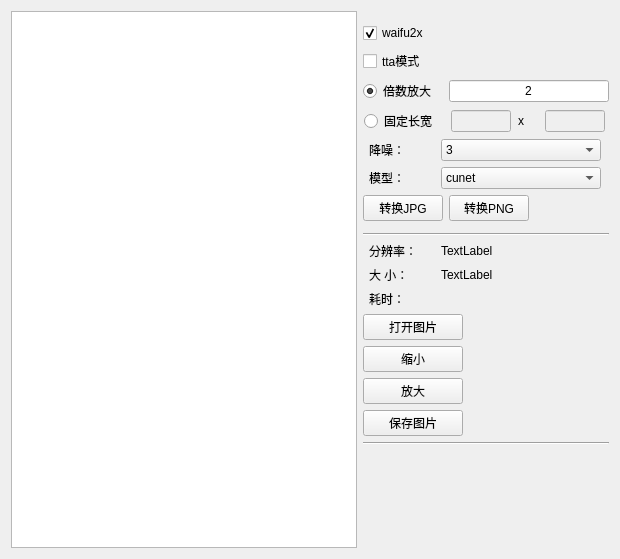
<?xml version="1.0" encoding="UTF-8"?>
<ui version="4.0">
 <class>Img</class>
 <widget class="QWidget" name="Img">
  <property name="geometry">
   <rect>
    <x>0</x>
    <y>0</y>
    <width>620</width>
    <height>559</height>
   </rect>
  </property>
  <property name="windowTitle">
   <string>Form</string>
  </property>
  <layout class="QGridLayout" name="gridLayout">
   <item row="0" column="0">
    <widget class="QGraphicsView" name="graphicsView"/>
   </item>
   <item row="0" column="1">
    <layout class="QVBoxLayout" name="verticalLayout">
     <item>
      <widget class="Line" name="line_3">
       <property name="orientation">
        <enum>Qt::Vertical</enum>
       </property>
      </widget>
     </item>
     <item>
      <layout class="QVBoxLayout" name="verticalLayout_2">
       <item>
        <widget class="Line" name="line_5">
         <property name="orientation">
          <enum>Qt::Vertical</enum>
         </property>
        </widget>
       </item>
       <item>
        <widget class="QCheckBox" name="checkBox">
         <property name="maximumSize">
          <size>
           <width>100</width>
           <height>16777215</height>
          </size>
         </property>
         <property name="text">
          <string>waifu2x</string>
         </property>
         <property name="checked">
          <bool>true</bool>
         </property>
        </widget>
       </item>
       <item>
        <widget class="QCheckBox" name="ttaModel">
         <property name="maximumSize">
          <size>
           <width>70</width>
           <height>16777215</height>
          </size>
         </property>
         <property name="toolTip">
          <string>画质提升，耗时增加</string>
         </property>
         <property name="text">
          <string>tta模式</string>
         </property>
        </widget>
       </item>
       <item>
        <layout class="QHBoxLayout" name="horizontalLayout_3">
         <item>
          <widget class="QRadioButton" name="scaleRadio">
           <property name="maximumSize">
            <size>
             <width>80</width>
             <height>16777215</height>
            </size>
           </property>
           <property name="text">
            <string>倍数放大</string>
           </property>
           <property name="checked">
            <bool>true</bool>
           </property>
           <attribute name="buttonGroup">
            <string notr="true">buttonGroup_2</string>
           </attribute>
          </widget>
         </item>
         <item>
          <widget class="QLineEdit" name="scaleEdit">
           <property name="maximumSize">
            <size>
             <width>160</width>
             <height>16777215</height>
            </size>
           </property>
           <property name="text">
            <string>2</string>
           </property>
           <property name="alignment">
            <set>Qt::AlignCenter</set>
           </property>
          </widget>
         </item>
        </layout>
       </item>
       <item>
        <layout class="QHBoxLayout" name="horizontalLayout_4">
         <item>
          <widget class="QRadioButton" name="heighRadio">
           <property name="maximumSize">
            <size>
             <width>80</width>
             <height>16777215</height>
            </size>
           </property>
           <property name="text">
            <string>固定长宽</string>
           </property>
           <attribute name="buttonGroup">
            <string notr="true">buttonGroup_2</string>
           </attribute>
          </widget>
         </item>
         <item>
          <widget class="QLineEdit" name="widthEdit">
           <property name="enabled">
            <bool>false</bool>
           </property>
           <property name="maximumSize">
            <size>
             <width>60</width>
             <height>16777215</height>
            </size>
           </property>
           <property name="alignment">
            <set>Qt::AlignCenter</set>
           </property>
          </widget>
         </item>
         <item>
          <widget class="QLabel" name="label_2">
           <property name="maximumSize">
            <size>
             <width>20</width>
             <height>16777215</height>
            </size>
           </property>
           <property name="text">
            <string>x</string>
           </property>
          </widget>
         </item>
         <item>
          <widget class="QLineEdit" name="heighEdit">
           <property name="enabled">
            <bool>false</bool>
           </property>
           <property name="maximumSize">
            <size>
             <width>60</width>
             <height>16777215</height>
            </size>
           </property>
           <property name="alignment">
            <set>Qt::AlignCenter</set>
           </property>
          </widget>
         </item>
        </layout>
       </item>
       <item>
        <layout class="QHBoxLayout" name="horizontalLayout_5">
         <item>
          <widget class="QLabel" name="label_4">
           <property name="maximumSize">
            <size>
             <width>60</width>
             <height>16777215</height>
            </size>
           </property>
           <property name="text">
            <string>降噪：</string>
           </property>
          </widget>
         </item>
         <item>
          <widget class="QComboBox" name="noiseCombox">
           <property name="maximumSize">
            <size>
             <width>160</width>
             <height>16777215</height>
            </size>
           </property>
           <item>
            <property name="text">
             <string>3</string>
            </property>
           </item>
           <item>
            <property name="text">
             <string>2</string>
            </property>
           </item>
           <item>
            <property name="text">
             <string>1</string>
            </property>
           </item>
           <item>
            <property name="text">
             <string>0</string>
            </property>
           </item>
           <item>
            <property name="text">
             <string>-1</string>
            </property>
           </item>
          </widget>
         </item>
        </layout>
       </item>
       <item>
        <layout class="QHBoxLayout" name="horizontalLayout_6">
         <item>
          <widget class="QLabel" name="label_5">
           <property name="maximumSize">
            <size>
             <width>60</width>
             <height>16777215</height>
            </size>
           </property>
           <property name="text">
            <string>模型：</string>
           </property>
          </widget>
         </item>
         <item>
          <widget class="QComboBox" name="comboBox">
           <property name="maximumSize">
            <size>
             <width>160</width>
             <height>16777215</height>
            </size>
           </property>
           <item>
            <property name="text">
             <string>cunet</string>
            </property>
           </item>
           <item>
            <property name="text">
             <string>photo</string>
            </property>
           </item>
           <item>
            <property name="text">
             <string>anime_style_art_rgb</string>
            </property>
           </item>
          </widget>
         </item>
        </layout>
       </item>
       <item>
        <layout class="QHBoxLayout" name="horizontalLayout_7">
         <item>
          <widget class="QPushButton" name="changeJpg">
           <property name="maximumSize">
            <size>
             <width>100</width>
             <height>16777215</height>
            </size>
           </property>
           <property name="text">
            <string>转换JPG</string>
           </property>
          </widget>
         </item>
         <item>
          <widget class="QPushButton" name="changePng">
           <property name="maximumSize">
            <size>
             <width>100</width>
             <height>16777215</height>
            </size>
           </property>
           <property name="text">
            <string>转换PNG</string>
           </property>
          </widget>
         </item>
         <item>
          <widget class="QLabel" name="changeLabel">
           <property name="maximumSize">
            <size>
             <width>100</width>
             <height>16777215</height>
            </size>
           </property>
           <property name="text">
            <string/>
           </property>
           <property name="alignment">
            <set>Qt::AlignCenter</set>
           </property>
          </widget>
         </item>
        </layout>
       </item>
       <item>
        <layout class="QHBoxLayout" name="horizontalLayout_11"/>
       </item>
      </layout>
     </item>
     <item>
      <widget class="Line" name="line">
       <property name="orientation">
        <enum>Qt::Vertical</enum>
       </property>
      </widget>
     </item>
     <item>
      <widget class="Line" name="line_4">
       <property name="orientation">
        <enum>Qt::Horizontal</enum>
       </property>
      </widget>
     </item>
     <item>
      <layout class="QVBoxLayout" name="verticalLayout_3">
       <item>
        <layout class="QHBoxLayout" name="horizontalLayout_8">
         <item>
          <widget class="QLabel" name="label_8">
           <property name="maximumSize">
            <size>
             <width>60</width>
             <height>16777215</height>
            </size>
           </property>
           <property name="text">
            <string>分辨率：</string>
           </property>
          </widget>
         </item>
         <item>
          <widget class="QLabel" name="resolutionLabel">
           <property name="maximumSize">
            <size>
             <width>160</width>
             <height>16777215</height>
            </size>
           </property>
           <property name="text">
            <string>TextLabel</string>
           </property>
          </widget>
         </item>
        </layout>
       </item>
       <item>
        <layout class="QHBoxLayout" name="horizontalLayout_9">
         <item>
          <widget class="QLabel" name="label_10">
           <property name="maximumSize">
            <size>
             <width>60</width>
             <height>16777215</height>
            </size>
           </property>
           <property name="text">
            <string>大 小：</string>
           </property>
          </widget>
         </item>
         <item>
          <widget class="QLabel" name="sizeLabel">
           <property name="maximumSize">
            <size>
             <width>160</width>
             <height>16777215</height>
            </size>
           </property>
           <property name="text">
            <string>TextLabel</string>
           </property>
          </widget>
         </item>
        </layout>
       </item>
       <item>
        <layout class="QHBoxLayout" name="horizontalLayout_10">
         <item>
          <widget class="QLabel" name="label_6">
           <property name="maximumSize">
            <size>
             <width>60</width>
             <height>16777215</height>
            </size>
           </property>
           <property name="text">
            <string>耗时：</string>
           </property>
          </widget>
         </item>
         <item>
          <widget class="QLabel" name="tickLabel">
           <property name="maximumSize">
            <size>
             <width>160</width>
             <height>16777215</height>
            </size>
           </property>
           <property name="text">
            <string/>
           </property>
          </widget>
         </item>
        </layout>
       </item>
       <item>
        <widget class="QPushButton" name="oepnButton">
         <property name="maximumSize">
          <size>
           <width>100</width>
           <height>16777215</height>
          </size>
         </property>
         <property name="text">
          <string>打开图片</string>
         </property>
        </widget>
       </item>
       <item>
        <layout class="QHBoxLayout" name="horizontalLayout_2"/>
       </item>
       <item>
        <widget class="QPushButton" name="pushButton_3">
         <property name="maximumSize">
          <size>
           <width>100</width>
           <height>16777215</height>
          </size>
         </property>
         <property name="text">
          <string>缩小</string>
         </property>
        </widget>
       </item>
       <item>
        <widget class="QPushButton" name="pushButton">
         <property name="maximumSize">
          <size>
           <width>100</width>
           <height>16777215</height>
          </size>
         </property>
         <property name="text">
          <string>放大</string>
         </property>
        </widget>
       </item>
       <item>
        <widget class="QPushButton" name="saveButton">
         <property name="maximumSize">
          <size>
           <width>100</width>
           <height>16777215</height>
          </size>
         </property>
         <property name="text">
          <string>保存图片</string>
         </property>
        </widget>
       </item>
      </layout>
     </item>
     <item>
      <widget class="Line" name="line_6">
       <property name="orientation">
        <enum>Qt::Horizontal</enum>
       </property>
      </widget>
     </item>
     <item>
      <spacer name="verticalSpacer">
       <property name="orientation">
        <enum>Qt::Vertical</enum>
       </property>
       <property name="sizeHint" stdset="0">
        <size>
         <width>20</width>
         <height>40</height>
        </size>
       </property>
      </spacer>
     </item>
     <item>
      <widget class="Line" name="line_2">
       <property name="orientation">
        <enum>Qt::Vertical</enum>
       </property>
      </widget>
     </item>
    </layout>
   </item>
  </layout>
 </widget>
 <resources/>
 <connections>
  <connection>
   <sender>checkBox</sender>
   <signal>clicked()</signal>
   <receiver>Img</receiver>
   <slot>SwithPicture()</slot>
   <hints>
    <hint type="sourcelabel">
     <x>366</x>
     <y>38</y>
    </hint>
    <hint type="destinationlabel">
     <x>386</x>
     <y>545</y>
    </hint>
   </hints>
  </connection>
  <connection>
   <sender>saveButton</sender>
   <signal>clicked()</signal>
   <receiver>Img</receiver>
   <slot>SavePicture()</slot>
   <hints>
    <hint type="sourcelabel">
     <x>366</x>
     <y>412</y>
    </hint>
    <hint type="destinationlabel">
     <x>0</x>
     <y>378</y>
    </hint>
   </hints>
  </connection>
  <connection>
   <sender>heighEdit</sender>
   <signal>textChanged(QString)</signal>
   <receiver>Img</receiver>
   <slot>CheckScaleRadio()</slot>
   <hints>
    <hint type="sourcelabel">
     <x>537</x>
     <y>115</y>
    </hint>
    <hint type="destinationlabel">
     <x>386</x>
     <y>545</y>
    </hint>
   </hints>
  </connection>
  <connection>
   <sender>pushButton_3</sender>
   <signal>clicked()</signal>
   <receiver>Img</receiver>
   <slot>ReduceScalePic()</slot>
   <hints>
    <hint type="sourcelabel">
     <x>366</x>
     <y>356</y>
    </hint>
    <hint type="destinationlabel">
     <x>0</x>
     <y>300</y>
    </hint>
   </hints>
  </connection>
  <connection>
   <sender>heighRadio</sender>
   <signal>clicked()</signal>
   <receiver>Img</receiver>
   <slot>CheckScaleRadio()</slot>
   <hints>
    <hint type="sourcelabel">
     <x>363</x>
     <y>113</y>
    </hint>
    <hint type="destinationlabel">
     <x>221</x>
     <y>545</y>
    </hint>
   </hints>
  </connection>
  <connection>
   <sender>ttaModel</sender>
   <signal>clicked()</signal>
   <receiver>Img</receiver>
   <slot>CheckScaleRadio()</slot>
   <hints>
    <hint type="sourcelabel">
     <x>349</x>
     <y>60</y>
    </hint>
    <hint type="destinationlabel">
     <x>386</x>
     <y>545</y>
    </hint>
   </hints>
  </connection>
  <connection>
   <sender>oepnButton</sender>
   <signal>clicked()</signal>
   <receiver>Img</receiver>
   <slot>OpenPicture()</slot>
   <hints>
    <hint type="sourcelabel">
     <x>366</x>
     <y>317</y>
    </hint>
    <hint type="destinationlabel">
     <x>0</x>
     <y>204</y>
    </hint>
   </hints>
  </connection>
  <connection>
   <sender>widthEdit</sender>
   <signal>textChanged(QString)</signal>
   <receiver>Img</receiver>
   <slot>CheckScaleRadio()</slot>
   <hints>
    <hint type="sourcelabel">
     <x>432</x>
     <y>115</y>
    </hint>
    <hint type="destinationlabel">
     <x>250</x>
     <y>545</y>
    </hint>
   </hints>
  </connection>
  <connection>
   <sender>pushButton</sender>
   <signal>clicked()</signal>
   <receiver>Img</receiver>
   <slot>AddScalePic()</slot>
   <hints>
    <hint type="sourcelabel">
     <x>366</x>
     <y>383</y>
    </hint>
    <hint type="destinationlabel">
     <x>232</x>
     <y>406</y>
    </hint>
   </hints>
  </connection>
  <connection>
   <sender>scaleEdit</sender>
   <signal>textChanged(QString)</signal>
   <receiver>Img</receiver>
   <slot>CheckScaleRadio()</slot>
   <hints>
    <hint type="sourcelabel">
     <x>512</x>
     <y>87</y>
    </hint>
    <hint type="destinationlabel">
     <x>386</x>
     <y>545</y>
    </hint>
   </hints>
  </connection>
  <connection>
   <sender>scaleRadio</sender>
   <signal>clicked()</signal>
   <receiver>Img</receiver>
   <slot>CheckScaleRadio()</slot>
   <hints>
    <hint type="sourcelabel">
     <x>363</x>
     <y>85</y>
    </hint>
    <hint type="destinationlabel">
     <x>179</x>
     <y>545</y>
    </hint>
   </hints>
  </connection>
  <connection>
   <sender>comboBox</sender>
   <signal>currentIndexChanged(int)</signal>
   <receiver>Img</receiver>
   <slot>ChangeModel()</slot>
   <hints>
    <hint type="sourcelabel">
     <x>506</x>
     <y>171</y>
    </hint>
    <hint type="destinationlabel">
     <x>386</x>
     <y>335</y>
    </hint>
   </hints>
  </connection>
  <connection>
   <sender>changeJpg</sender>
   <signal>clicked()</signal>
   <receiver>Img</receiver>
   <slot>StartWaifu2x()</slot>
   <hints>
    <hint type="sourcelabel">
     <x>396</x>
     <y>202</y>
    </hint>
    <hint type="destinationlabel">
     <x>386</x>
     <y>312</y>
    </hint>
   </hints>
  </connection>
  <connection>
   <sender>noiseCombox</sender>
   <signal>currentIndexChanged(int)</signal>
   <receiver>Img</receiver>
   <slot>CheckScaleRadio()</slot>
   <hints>
    <hint type="sourcelabel">
     <x>506</x>
     <y>143</y>
    </hint>
    <hint type="destinationlabel">
     <x>489</x>
     <y>173</y>
    </hint>
   </hints>
  </connection>
  <connection>
   <sender>changePng</sender>
   <signal>clicked()</signal>
   <receiver>Img</receiver>
   <slot>StartWaifu2xPng()</slot>
   <hints>
    <hint type="sourcelabel">
     <x>518</x>
     <y>186</y>
    </hint>
    <hint type="destinationlabel">
     <x>489</x>
     <y>161</y>
    </hint>
   </hints>
  </connection>
  <connection>
   <sender>changeJpg</sender>
   <signal>clicked()</signal>
   <receiver>Img</receiver>
   <slot>StartWaifu2xJPG()</slot>
   <hints>
    <hint type="sourcelabel">
     <x>371</x>
     <y>197</y>
    </hint>
    <hint type="destinationlabel">
     <x>812</x>
     <y>533</y>
    </hint>
   </hints>
  </connection>
 </connections>
 <slots>
  <slot>StartWaifu2xJPG()</slot>
  <slot>AddScalePic()</slot>
  <slot>ReduceScalePic()</slot>
  <slot>OpenPicture()</slot>
  <slot>SavePicture()</slot>
  <slot>SwithPicture()</slot>
  <slot>ChangeModel()</slot>
  <slot>CheckScaleRadio()</slot>
  <slot>StartWaifu2xPng()</slot>
 </slots>
 <buttongroups>
  <buttongroup name="buttonGroup_2"/>
 </buttongroups>
</ui>
